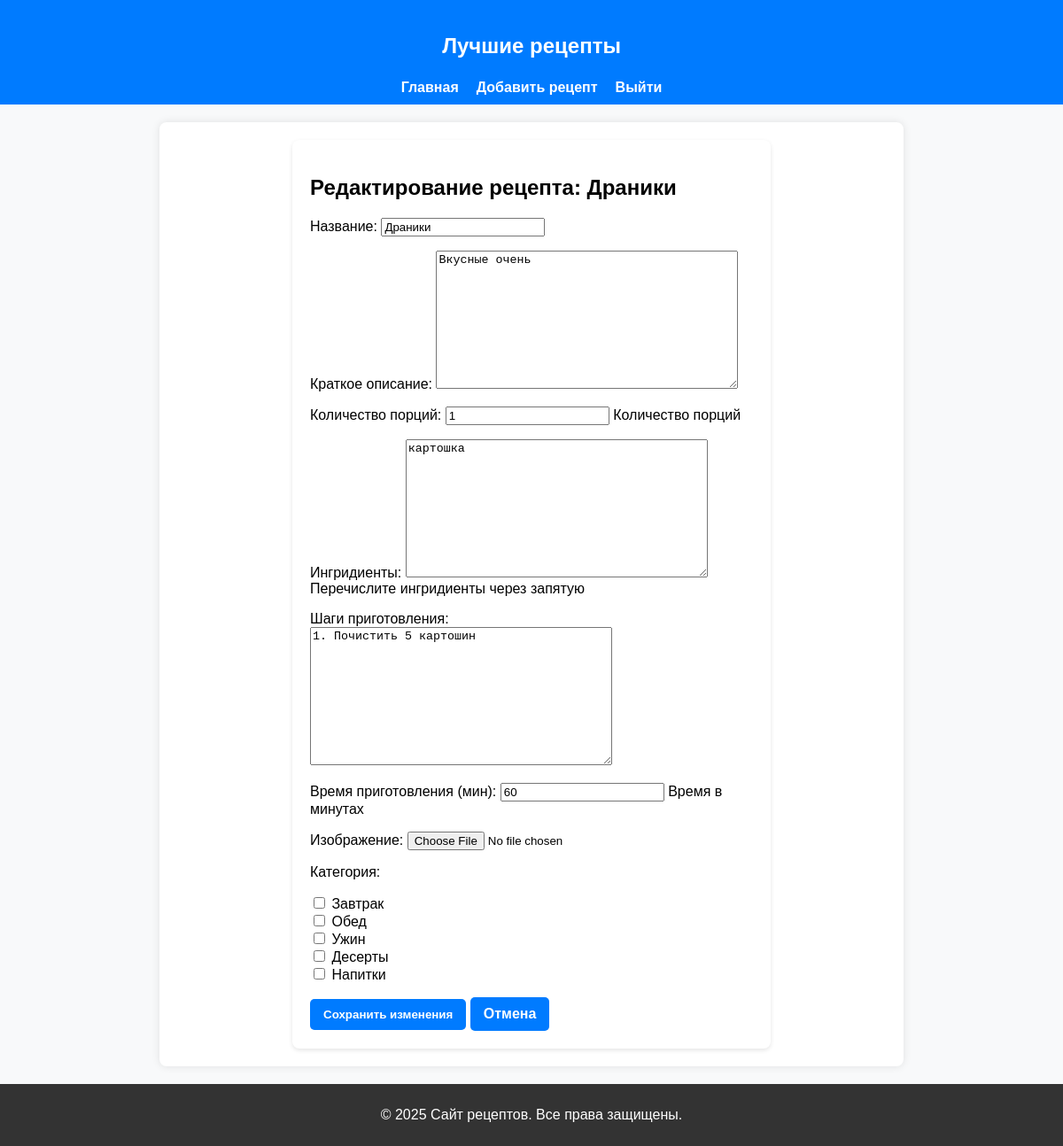
/recipe/4/edit/ (signed in), run on the app's committed database.
### recipes/models.py (models this page shows, shortened)
class Recipe(models.Model):
    title = models.CharField(max_length=150)
    description = models.TextField()
    ingredients = models.TextField(help_text='Перечислите ингридиенты через запятую')
    steps = models.TextField()
    cooking_time = models.PositiveIntegerField(help_text='Время в минутах')
    servings = models.PositiveIntegerField(default=1, help_text='Количество порций')
    image = models.ImageField(upload_to='recipes/', blank=True, null=True)
    author = models.ForeignKey(User, on_delete=models.CASCADE)
    category = models.ManyToManyField(Category)
    created_at = models.DateTimeField(auto_now=True)
    updated_at = models.DateTimeField(auto_now=True)

### recipes/views.py (the view)
# urls.py: path('recipe/<int:recipe_id>/edit/', edit_recipe, name='edit_recipe'),
@login_required
def edit_recipe(request, recipe_id):
    recipe = get_object_or_404(Recipe, id=recipe_id)
    if request.method == 'POST':
        form = RecipeForm(request.POST, request.FILES, instance=recipe)
        if form.is_valid():
            form.save()
            return redirect('recipe_details', recipe_id=recipe_id)
    else:
        form = RecipeForm(instance=recipe)
    return render(request, 'recipes/edit_recipe.html', {'form': form, 'recipe': recipe})

### recipes/forms.py
class RecipeForm(forms.ModelForm):
    category = forms.ModelMultipleChoiceField(
        queryset=Category.objects.all(),
        widget=forms.CheckboxSelectMultiple,
        required=False,
        label='Категория'
    )
    class Meta:
        model = Recipe
        fields = ['title', 'description', 'servings', 'ingredients', 'steps', 'cooking_time', 'image', 'category']
        labels = {
            'title': 'Название',
            'description': 'Краткое описание',
            'servings': 'Количество порций',
            'ingredients': 'Ингридиенты',
            'steps': 'Шаги приготовления',
            'cooking_time': 'Время приготовления (мин)',
            'image': 'Изображение',
            'category': 'Категория'
        }

### recipes/models.py (called while the page is built)
    def __str__(self):
        return self.name

### recipes/templates/recipes/edit_recipe.html (shortened to what this page needs)
{% extends 'recipes/base.html' %}
{% block content %}
<div class="form-container">
    <h2>Редактирование рецепта: {{ recipe.title }}</h2>
    <form method="post" enctype="multipart/form-data">
        <div class="form-group">
            {{ form.as_p }}
        </div>
        <button type="submit" class="btn btn-primary">Сохранить изменения</button>
        <a href="{% url 'recipe_details' recipe.id %}" class="btn btn-secondary">Отмена</a>
    </form>
</div>
{% endblock %}

### recipes/static/css/style.css (style rules this page uses)
body { font-family: Arial, sans-serif; background-color: #f8f9fa; margin: 0; padding: 0; }
button, .btn { background-color: #007bff; color: white; padding: 10px 15px; border: none; border-radius: 5px; cursor: pointer; transition: 0.3s; }
.form-container { background: white; padding: 20px; border-radius: 8px; box-shadow: 0px 2px 5px rgba(0, 0, 0, 0.1); max-width: 500px; margin: auto; }
.form-group { margin-bottom: 15px; }
.form-container { max-width: 400px; margin: 0 auto; padding: 20px; background: white; border-radius: 8px; box-shadow: 0px 2px 5px rgba(0, 0, 0, 0.1); }
.btn { display: inline-block; padding: 10px 15px; border-radius: 5px; text-decoration: none; font-weight: bold; transition: 0.3s; }
.btn-primary { background-color: #007bff; color: white; }
.btn-secondary { background-color: #6c757d; color: white; }

### data on the page
Recipe: title "Драники", description "Вкусные очень", servings "1", ingredients "картошка", steps "1. Почистить 5 картошин", cooking_time "60"
